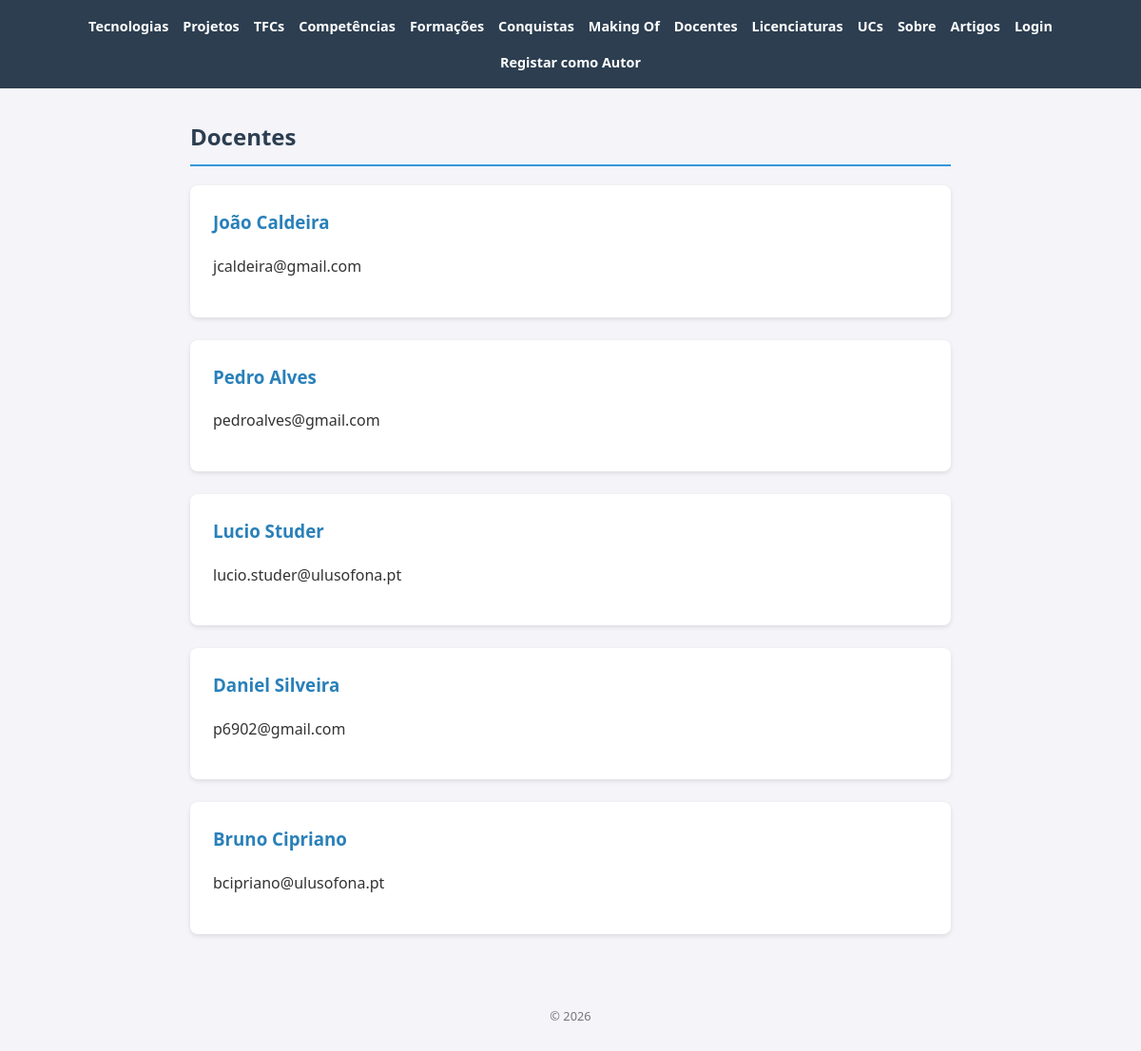
Screenshot of /portfolio/docentes/ with the database file from the repository.
### portfolio/models.py (models this page shows, shortened)
class Docente(models.Model):
    nome = models.CharField(max_length=200)
    email = models.EmailField(blank=True)
    url_lusofona = models.URLField(blank=True)
    foto = models.ImageField(upload_to='docentes/', blank=True, null=True)

### portfolio/views.py (the view)
# urls.py: path('docentes/', views.docentes_view, name='docentes'),
def docentes_view(request):
    docentes = Docente.objects.all()
    return render(request, 'docentes.html', {'docentes': docentes})

### portfolio/templates/docentes.html (shortened to what this page needs)
{% extends "base.html" %}
{% block content %}
<h2>Docentes</h2>
<div class="grid">
    {% for d in docentes %}
    <article>
        <h3>{{ d.nome }}</h3>
        <p>{{ d.email }}</p>
    </article>
    {% endfor %}
</div>
{% endblock %}

### portfolio/static/portfolio/styles.css (style rules this page uses)
body { font-family: 'Segoe UI', Tahoma, Geneva, Verdana, sans-serif; line-height: 1.6; margin: 0; padding: 0; background-color: #f4f4f9; color: #333; }
h2 { color: #2c3e50; border-bottom: 2px solid #3498db; padding-bottom: 10px; }
article { background: white; margin-bottom: 1.5rem; padding: 1.5rem; border-radius: 8px; box-shadow: 0 2px 5px rgba(0,0,0,0.1); }
article h3 { margin-top: 0; color: #2980b9; }

### rows the page displays
Docente: nome "João Caldeira", email "jcaldeira@gmail.com"
Docente: nome "Pedro Alves", email "pedroalves@gmail.com"
Docente: nome "Lucio Studer", email "lucio.studer@ulusofona.pt"
Docente: nome "Daniel Silveira", email "p6902@gmail.com"
Docente: nome "Bruno Cipriano", email "bcipriano@ulusofona.pt"
